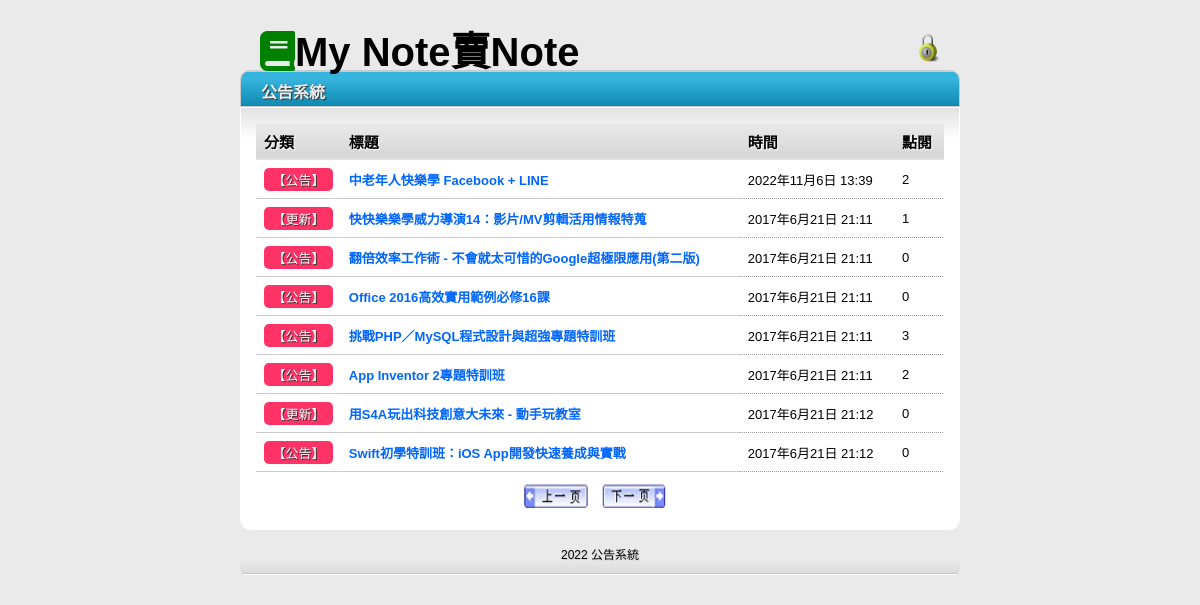
Page /news/newsindex/2/ on the committed database.
### newsadmapp/models.py (models this page shows, shortened)
class NewsUnit(models.Model):
    GENRE_CHOICES = (
        ('更新', '更新'),
        ('活動', '活動'),
        ('其他', '其他'),
        ('公告', '公告'),
    )
    catego = models.CharField("類別", max_length=10, null=False, choices=GENRE_CHOICES)
    nickname = models.CharField("新增者", max_length=20, null=False)
    title = models.CharField("標題", max_length=50, null=False)
    message = models.TextField("訊息", null=False)
    pubtime = models.DateTimeField("公告時間", auto_now=True)
    enabled = models.BooleanField("啟用狀態", default=False)
    press = models.IntegerField("點擊次數", default=0)

### newsadmapp/views.py (the view)
# urls.py: path('newsindex/', views.newsindex),
def newsindex(request, pageindex=None):  #首頁
	global page1
	pagesize = 8
	newsall = models.NewsUnit.objects.all().order_by('-id')
	datasize = len(newsall)
	totpage = math.ceil(datasize / pagesize)
	if pageindex==None:
		page1 = 1
		newsunits = models.NewsUnit.objects.filter(enabled=True).order_by('-id')[:pagesize]
	elif pageindex=='1':
		start = (page1-2)*pagesize
		if start >= 0:
			newsunits = models.NewsUnit.objects.filter(enabled=True).order_by('-id')[start:(start+pagesize)]
			page1 -= 1
	elif pageindex=='2':
		start = page1*pagesize
		if start < datasize:
			newsunits = models.NewsUnit.objects.filter(enabled=True).order_by('-id')[start:(start+pagesize)]
			page1 += 1
	elif pageindex=='3':
		start = (page1-1)*pagesize
		newsunits = models.NewsUnit.objects.filter(enabled=True).order_by('-id')[start:(start+pagesize)]
	currentpage = page1
	return render(request, "news/newsindex.html", locals())

### templates/news/newsindex.html
{% extends "news/base.html" %}
{% load static %}
{% block login %}
	<div class="toplogin">
		<a href="/news/newslogin/" title="登入管理介面">
		<img src="{% static "images/Lock.png" %}" alt="登入管理介面" width="32" height="32" /></a>
	</div>
{% endblock %}
{% block content %}
	<div class="contentbox">
		<table width="100%">
		<tr>
		  <th align="left">分類</th>
		  <th align="left">標題</th>
		  <th align="left">時間</th>
		  <th align="left">點閱</th>
		</tr>
		{% for unit in newsunits %}
			<tr class="alt">
			<td><div class="typeblock">【{{ unit.catego }}】</div></td>
			<td><a href="/news/detail/{{unit.id}}/">{{ unit.title }}</a></td>
			<td>{{ unit.pubtime }}</td>
			<td>{{ unit.press }}</td>
			</tr>
		{% empty %}
			<div class="status warning">
				<p><img src="{% static "images/icon_warning.png" %}" alt="Warning" /><span>注意</span> 目前新聞資料庫中沒有任何資料！</p>
			</div>
		{% endfor %}
		</table>
		<div class="topfunction">
		{% if currentpage > 1 %}
			 <a href="/news/newsindex/1/" title="上一頁">
			<img src="{% static "images/prevpage.png" %}" alt="上一頁" width="64" height="24" /></a>
		{% endif %}
		{% if currentpage < totpage %}
			<a href="/news/newsindex/2/" title="下一頁">
			<img src="{% static "images/nextpage.png" %}" alt="下一頁" width="64" height="24" /></a>
		{% endif %}
		</div>
	</div>
{% endblock %}

### static/css/news_style.css (style rules this page uses)
html, body { height: 100%; }
body { height: 100%; font-family: Arial, Helvetica, sans-serif; font-size: 13px; margin: 0; padding: 0; background:#eaeaea }
img { border: none; }
table { border-collapse: collapse; }
th,td { padding: 8px; }
tr.alt td { background : url(images/dot.gif) repeat-x bottom; }
th { background: #E0E0E0 url(images/bg_th.png) repeat-x top; text-shadow: 1px 1px 1px #fff; font-size: 15px; }
table tr td a { text-decoration: none; font-weight: bold; color: #06F; }
.topfunction { height: 30px; margin-top: 12px; margin-right: auto; margin-left: auto; text-align: center; }
.topfunction img { margin-right: 10px; }
.toplogin { height: 30px; float: right; margin-top: 12px; margin-right: 5px; text-align: right; }
.toplogin img { margin-right: 10px; }
.contentbox { overflow: auto; border: 1px solid #fff; padding: 15px; background: #fff url(images/bg_fade_med.png) repeat-x top; border-bottom-left-radius: 10px; border-bottom-right-radius: 10px; -moz-border-radius-bottomright: 10px; -moz-border-radius-bottomleft: 10px; }
.typeblock { color: #FFF; background-color: #F36; padding: 2px 5px; text-align: center; text-shadow: 1px 1px #333; border-radius: 5px; }

### rows in the picture
NewsUnit: catego "公告", title "中老年人快樂學 Facebook + LINE", pubtime "2022年11月6日 13:39", press "2"
NewsUnit: catego "更新", title "快快樂樂學威力導演14：影片/MV剪輯活用情報特蒐", pubtime "2017年6月21日 21:11", press "1"
NewsUnit: catego "公告", title "翻倍效率工作術 - 不會就太可惜的Google超極限應用(第二版)", pubtime "2017年6月21日 21:11", press "0"
NewsUnit: catego "公告", title "Office 2016高效實用範例必修16課", pubtime "2017年6月21日 21:11", press "0"
NewsUnit: catego "公告", title "挑戰PHP／MySQL程式設計與超強專題特訓班", pubtime "2017年6月21日 21:11", press "3"
NewsUnit: catego "公告", title "App Inventor 2專題特訓班", pubtime "2017年6月21日 21:11", press "2"
NewsUnit: catego "更新", title "用S4A玩出科技創意大未來 - 動手玩教室", pubtime "2017年6月21日 21:12", press "0"
NewsUnit: catego "公告", title "Swift初學特訓班：iOS App開發快速養成與實戰", pubtime "2017年6月21日 21:12", press "0"
